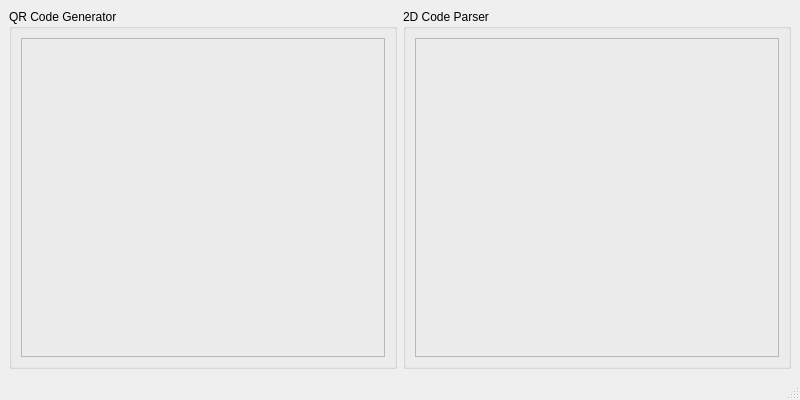
<?xml version="1.0" encoding="UTF-8"?>
<ui version="4.0">
 <class>MainWindow</class>
 <widget class="QMainWindow" name="MainWindow">
  <property name="geometry">
   <rect>
    <x>0</x>
    <y>0</y>
    <width>800</width>
    <height>400</height>
   </rect>
  </property>
  <property name="windowTitle">
   <string>MainWindow</string>
  </property>
  <widget class="QWidget" name="centralwidget">
   <layout class="QGridLayout" name="gridLayout" columnstretch="1,1">
    <item row="0" column="0">
     <widget class="QGroupBox" name="groupBox">
      <property name="title">
       <string>QR Code Generator</string>
      </property>
      <layout class="QGridLayout" name="gridLayout_2">
       <item row="0" column="0">
        <widget class="QFrame" name="frame_QRGen">
         <property name="frameShape">
          <enum>QFrame::StyledPanel</enum>
         </property>
         <property name="frameShadow">
          <enum>QFrame::Raised</enum>
         </property>
        </widget>
       </item>
      </layout>
     </widget>
    </item>
    <item row="0" column="1">
     <widget class="QGroupBox" name="groupBox_2">
      <property name="title">
       <string>2D Code Parser</string>
      </property>
      <layout class="QGridLayout" name="gridLayout_3">
       <item row="0" column="0">
        <widget class="QFrame" name="frame_QRParse">
         <property name="frameShape">
          <enum>QFrame::StyledPanel</enum>
         </property>
         <property name="frameShadow">
          <enum>QFrame::Raised</enum>
         </property>
        </widget>
       </item>
      </layout>
     </widget>
    </item>
   </layout>
  </widget>
  <widget class="QMenuBar" name="menubar">
   <property name="geometry">
    <rect>
     <x>0</x>
     <y>0</y>
     <width>800</width>
     <height>23</height>
    </rect>
   </property>
  </widget>
  <widget class="QStatusBar" name="statusbar"/>
 </widget>
 <resources/>
 <connections/>
</ui>
